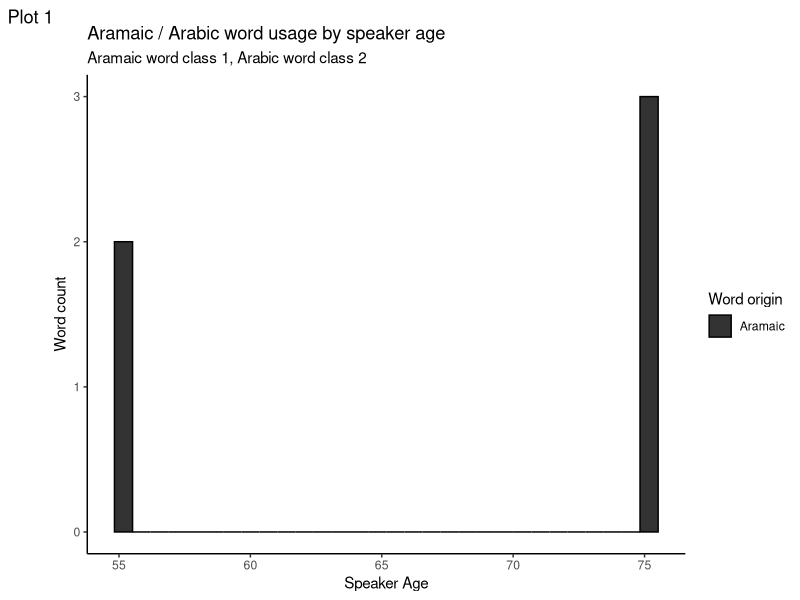

The R script that drew this image: (Note: this script raises an error after producing the figure.)
## ---- chunk 1
library(tidyverse)
library(ggplot2)
## ---- chunk 2
aramaic_data <- read.csv("project_data.csv")
## ---- chunk 3
glimpse(aramaic_data)
## ---- chunk 4
lemma_data <- read.csv("lemma_etymology.csv")
# Загружаем данные о наших леммах
## ---- chunk 5
# Из этих данных достаем слова и их этимологию. Делим данные на две таблицы по признаку этимологии слов
aramaic_table <- lemma_data %>%
  filter(etymology == 1)
arabic_table <- lemma_data %>%
  filter(etymology == 2)
## ---- chunk 6
# Оставляем из этих табличек только слова
aramaic_words <- aramaic_table$word
arabic_words <- arabic_table$word
## ---- chunk 7
print("Всего размечено слов:")
print(length(aramaic_words)+length(arabic_words))
print("Из них:")
print("Арамейских -")
length(aramaic_words)
print("Арабских -")
length(arabic_words)
## ---- chunk 8
aramaic_selected <- aramaic_data %>%
  filter(citation_form %in% aramaic_words | citation_form %in% arabic_words)
## ---- chunk 9
aramaic_class <- aramaic_selected %>%
  mutate(word_class = ifelse(citation_form %in% aramaic_words, 1, 2))
## ---- chunk 10
glimpse(aramaic_class)
## ---- chunk 11
cbbPalette <- c("#000000", "#E69F00", "#56B4E9", "#009E73", "#F0E442", "#0072B2", "#D55E00", "#CC79A7")

aramaic_class %>%
  ggplot(aes(x=speaker_age, group=factor(word_class))) + theme_classic() + geom_histogram(aes(fill=factor(word_class)), alpha=0.8, colour="black") + xlab("Speaker Age") + ylab("Word count") + labs(title="Aramaic / Arabic word usage by speaker age", subtitle=("Aramaic word class 1, Arabic word class 2"), tag="Plot 1") + scale_fill_manual("Word origin", labels=c("Aramaic", "Arabic"), values=cbbPalette)
## ---- chunk 12
wilcox_test <- wilcox.test(speaker_age ~ word_class, data = aramaic_class)
print(wilcox_test)
## ---- chunk 13
aramaic_class %>%
  ggplot(aes(y=X, x=speaker_age, group=word_class, colour=factor(word_class))) + stat_smooth() + geom_density2d() + geom_point(alpha=0.3) + scale_colour_manual("Word origin", labels=c("Aramaic", "Arabic"), values=cbbPalette) + labs(title="Aramaic/Arabic word density by age", tag="Plot 2") + xlab("Speaker age") + ylab("Total words") + ylim(0, 65000)
## ---- chunk 14
aramaic_table_f <- aramaic_class %>%
  filter(word_class == 1)
aramaic_count <- length(aramaic_table_f$word_class)
arabic_table_f <- aramaic_class %>%
  filter(word_class == 2)
arabic_count <- length(arabic_table_f$word_class)

pie(c(aramaic_count, arabic_count), labels=c("Aramaic", "Arabic"), main="Fraction or Arabic Words", col=c("#000000", "#E69F00"))
## ---- chunk 15
spoken_aramaic <- aramaic_class %>%
  filter(word_class == 1)
spoken_aramaic_age <- spoken_aramaic["speaker_age"]
# Получим возрасты всех людей произносящих арамейские слова
spoken_arabic <- aramaic_class %>%
  filter(word_class == 2)
spoken_arabic_age <- spoken_arabic["speaker_age"]
# Сделаем то же самое для арабского

# Проведем t-test
t.test(spoken_aramaic_age, spoken_arabic_age, var.equal = FALSE)
## ---- chunk 16
aramaic_class %>%
  ggplot(aes(y=speaker_age, group=word_class, colour=factor(word_class))) + geom_boxplot() + scale_colour_manual("Word origin", labels=c("Aramaic", "Arabic"), values=cbbPalette) + ylab("Speaker age") + labs(title="Aramaic/Arabic usage boxplot", tag="Plot 3")
